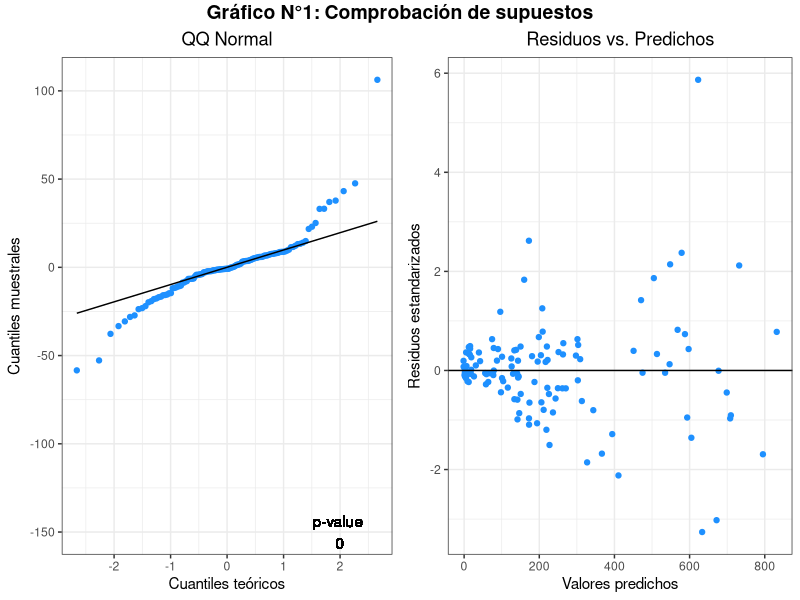
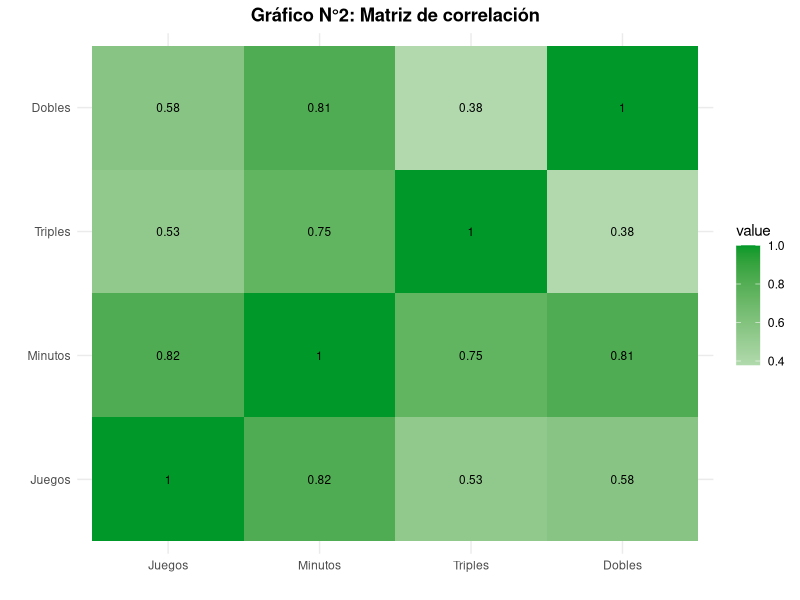
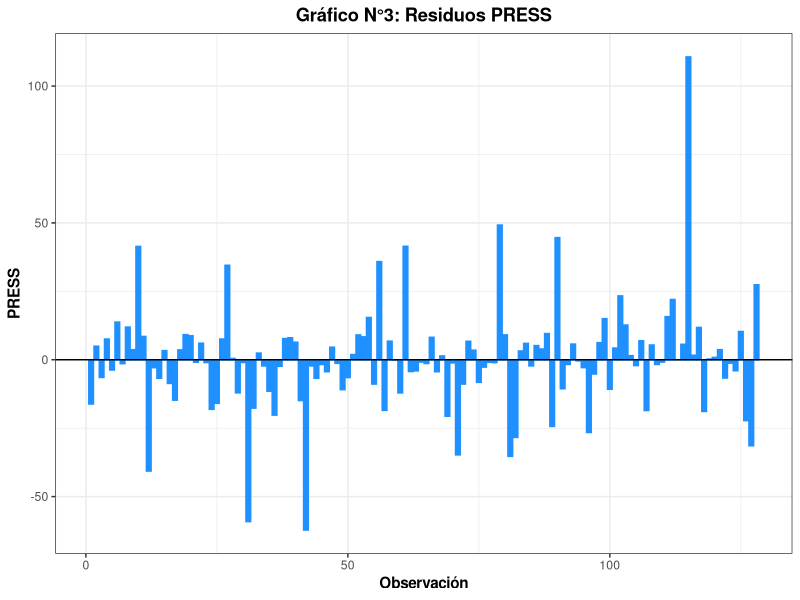
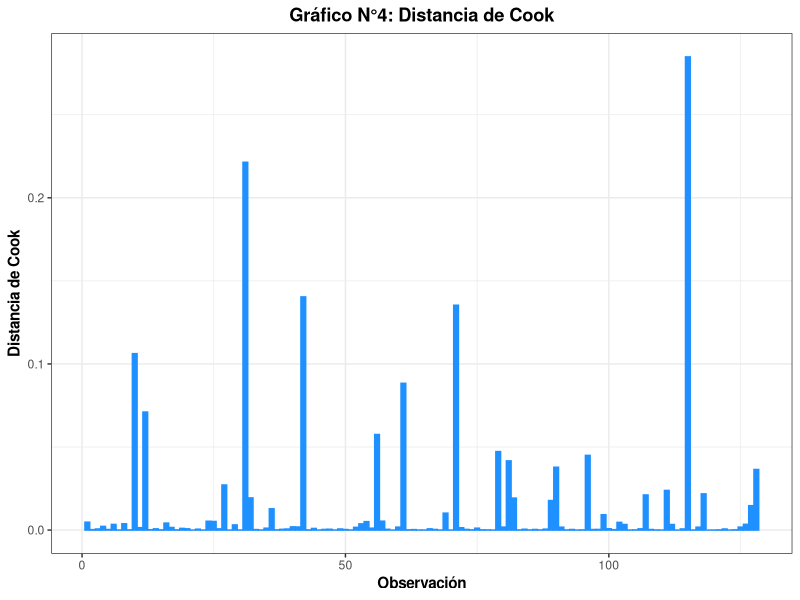

The R source for these figures, in order:
## ---- chunk 1
library(tidyverse)
library(kableExtra)
library(broom)
library(egg)
library(ggpubr)
library(car)
library(glmnet)
## ---- chunk 2
data <- read.csv("files/WNBA.csv", sep = ";")
summary(data)
## ---- chunk 3
data$Equipo <- as.factor(data$Equipo)
data$Posicion <- as.factor(data$Posicion)
summary(data)
## ---- chunk 4
paste0("Hay ",count(data %>% filter(Jugadora == "")), " registros vacíos")
## ---- chunk 5
data[duplicated(data$Jugadora),]
## ---- chunk 6
print(count(data[duplicated(data[, c("Jugadora", "Equipo")]), ]))
## ---- chunk 7
# División en training y testing
set.seed(45672848)
index_training <- sample(1:nrow(data), size = 0.7*nrow(data))

training <- data[index_training,]
testing <- data[-index_training,]
## ---- chunk 8
training_filtered <- select(training, -Jugadora, -Equipo)
m1 <- MASS::stepAIC(
  object = lm(Puntos ~ 1, data = training_filtered), #punto de partida
  scope = list(upper = lm(Puntos ~ ., data = training_filtered)), #máximo modelo posible
  direction = "both", #método de selección
  trace = FALSE, #para no imprimir resultados parciales
  k = 2, #penalización a emplear (2 = AIC, log(n) = BIC)
  steps = 1000 #máximo nro de pasos
  )

summary(m1)
## ---- chunk 9
m2 <- lm(Puntos ~ Dobles + Triples + Posicion, data = training_filtered)

summary(m2)
## ---- chunk 10
m3 <- MASS::stepAIC(
  object = lm(Puntos ~ 1, data = training_filtered), #Punto de partida
  scope = list(upper = lm(Puntos ~ ., data = training_filtered)), #máximo modelo posible
  direction = "forward", #método de selección
  trace = FALSE, #para no imprimir resultados parciales
  k = 2, #penalización a emplear (2 = AIC, log(n) = BIC)
  steps = 1000 #máximo nro de pasos
  )

summary(m3)
## ---- chunk 11
m3 <- lm(Puntos ~ Triples + Dobles + Minutos + Asistencias + Rebotes + Posicion, data = training)
## ---- chunk 12
modelos <- data.frame(Modelo = c("Modelo 1", "Modelo 2", "Modelo 3"),
                      Ajuste = c("m1", "m2", "m3"))
## ---- chunk 13
Modelo_completo <- lm(Puntos ~ . -Jugadora - Equipo, data = training)
sigma <- sum(residuals(Modelo_completo)^2)/df.residual(Modelo_completo)

Resumen <- modelos %>% 
  group_by(Modelo) %>% 
  summarise(CME = summary(get(Ajuste))$sigma^2,
            PRESS = sum((resid(get(Ajuste))/(1-hatvalues(get(Ajuste))))^2),
            Cp = sum(residuals(get(Ajuste))^2)/sigma + 2 * length(coef(get(Ajuste))) - nrow(training),
            AIC = AIC(get(Ajuste)),
            BIC = BIC(get(Ajuste)))

kable(Resumen, caption = "Tabla N°1: Comparación del ajuste de los 3 modelos") %>%
  kable_styling(bootstrap_options = "striped", full_width = F)
## ---- chunk 14
Modelo_final <- augment(m1)
g1 <- ggplot(mapping = aes(sample = Modelo_final$.resid)) + 
    stat_qq(color = "dodgerblue") + 
    stat_qq_line() + 
  ggtitle("QQ Normal") +
  xlab("Cuantiles teóricos") +
  ylab("Cuantiles muestrales") +
  geom_text(aes(x = 2, y = -150, fill ="black", label = paste0("p-value \n", round(shapiro.test(Modelo_final$.resid)$p.value, 8)))) +
  theme_bw() +
  theme(plot.title = element_text(hjust = 0.5),
        legend.position = "none")

g2 <- ggplot(Modelo_final) +
  aes(x = .fitted, y = .std.resid) +
  geom_point(color = "dodgerblue") +
  geom_hline(yintercept = 0, color = "black") +
  ggtitle("Residuos vs. Predichos") +
  xlab("Valores predichos") +
  ylab("Residuos estandarizados") +
  theme_bw() +
  theme(plot.title = element_text(hjust = 0.5))

g <- ggarrange(g1, g2, ncol = 2)

annotate_figure(g, top = text_grob("Gráfico N°1: Comprobación de supuestos", face = "bold", size = 14))
## ---- chunk 15
# Colinealidad
training_modelo <- training %>% 
  select(Juegos, Minutos, Triples, Dobles)

corr_matrix <- cor(training_modelo)

corr_melted <- reshape2::melt(corr_matrix)

ggplot(corr_melted, aes(x = Var2, y = Var1, fill = value)) +
  geom_tile() +
  geom_text(aes(label = round(value, 2)), size = 3) +
  scale_fill_gradient2(low = "#ef2947", high = "#009929", mid = "white", midpoint = 0) +
  labs(x = "", y = "", title = "Gráfico N°2: Matriz de correlación") +
  theme_minimal() +
  theme(plot.title = element_text(hjust = 0.5, face = "bold"))
## ---- chunk 16
vif = vif(m1)

vif_df <- data.frame(Variable = names(vif),
                     VIF = as.numeric(vif),
                     row.names = NULL)

kable(vif_df, caption = "Tabla N°2: Factores de Inflación de la Varianza (VIF)") %>%
  kable_styling(bootstrap_options = c("striped", "hover"), full_width = F)
## ---- chunk 17
# Observaciones atípicas
Modelo_final <- mutate(Modelo_final, 
                       PRESS = .resid/(1-.hat),
                       id = 1:nrow(Modelo_final))

ggplot(data = Modelo_final) + 
    aes(x = id, y = PRESS) + 
  geom_bar(stat="identity", color = "dodgerblue", fill = "dodgerblue")+
    geom_hline(aes(yintercept = 0)) +
    ggtitle("Gráfico N°3: Residuos PRESS") +
    xlab("Observación") +
    ylab("PRESS") +
    theme_bw() +
    theme(legend.position = "none",
          axis.title = element_text(face = "bold"),
          plot.title = element_text(hjust = 0.5, face = "bold"))
## ---- chunk 18
# Observaciones influyentes
ggplot(data = Modelo_final) +
    aes(x = id, y = .cooksd) +
  geom_bar(stat="identity", color = "dodgerblue", fill = "dodgerblue")+
    ggtitle("Gráfico N°4: Distancia de Cook") +
    xlab("Observación") +
    ylab("Distancia de Cook") +
    theme_bw() +
    theme(legend.position = "none",
      axis.title = element_text(face = "bold"),
      plot.title = element_text(hjust = 0.5, face = "bold"))
## ---- chunk 19
Betas = data.frame(Variable = names(coef(m1)),
                   Valor = as.numeric(coef(m1)),
                   P_value = as.numeric(coef(summary(m1))[, "Pr(>|t|)"]))

kable(Betas, caption = "Tabla N°3: Coeficientes estimados del modelo") %>%
  kable_styling(bootstrap_options = c("striped", "hover"), full_width = F)

as.numeric(coef(summary(m2))[, "Pr(>|t|)"])
## ---- chunk 20
# Preparamos la matriz de predictores
training_X <- training %>% 
  select(Dobles, Triples, Robos, Juegos) %>% 
  as.matrix()

# Buscamos el lambda óptimo para ridge y lasso
lambda_ridge <- cv.glmnet(training_X, training$Puntos, nfolds = 5, alpha = 0)$lambda.min 

lambda_lasso <- cv.glmnet(training_X, training$Puntos, nfolds = 5, alpha = 1)$lambda.min 

# Ajustamos la regresión ridge y la regresión lasso
m_ridge <- glmnet(x = training_X, y = training$Puntos, alpha = 0, lambda = lambda_ridge)

m_lasso <- glmnet(x = training_X, y = training$Puntos, alpha = 1, lambda = lambda_ridge)
coefficients(m_lasso)
## ---- chunk 21
modelos <- data.frame(Modelo = c(paste0("Modelo Ridge (lambda = ", round(lambda_ridge, 3), ")"), paste0("Modelo Lasso (lambda = ", round(lambda_lasso, 3), ")"), "Modelo MCO"),
                      Ajuste = c("m_ridge", "m_lasso", "m1"))

modelos$Modelo <- factor(modelos$Modelo, levels = c("Modelo Ridge (lambda = 19.131)", "Modelo Lasso (lambda = 0.496)", "Modelo MCO"))

Comparacion <- modelos %>% 
  group_by(Modelo) %>% 
  summarise(Intercept = round(coefficients(get(Ajuste))[1], 2),
            Dobles = round(coefficients(get(Ajuste))[2], 2),
            Triples = round(coefficients(get(Ajuste))[3], 2),
            Robos = round(coefficients(get(Ajuste))[4], 2),
            Juegos = round(coefficients(get(Ajuste))[5], 2))

kable(Comparacion, caption = "Tabla N°4: Comparación de los coeficientes estimados por los 3 modelos") %>%
  kable_styling(bootstrap_options = "striped", full_width = F)
## ---- chunk 22
testing_X <- testing %>% 
  select(Dobles, Triples, Robos, Juegos) %>% 
  as.matrix()

pred_ridge <- predict(m_ridge, testing_X)
pred_lasso <- predict(m_lasso, testing_X)
pred_MCO <- predict(m1, testing)

MSE_ridge <- mean((testing$Puntos-pred_ridge)^2)
MSE_lasso <- mean((testing$Puntos-pred_lasso)^2)
MSE_MCO <- mean((testing$Puntos-pred_MCO)^2)

modelos$MSE = c(MSE_ridge, MSE_lasso, MSE_MCO)

kable(modelos[,c(1,3)], caption = "Tabla N°5: Comparación de la capacidad predictiva de los 3 modelos") %>%
  kable_styling(bootstrap_options = "striped", full_width = F)
